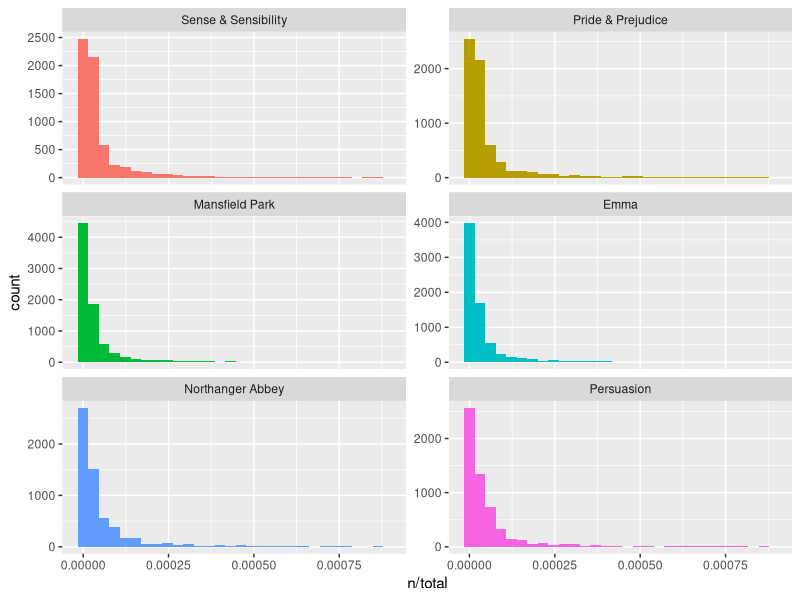

The R source for this figure:
### Chapter 3

library(dplyr)
library(janeaustenr)
library(tidytext)
book_words <- austen_books() %>%
  unnest_tokens(word, text) %>%
  count(book, word, sort = TRUE)
total_words <- book_words %>%
  group_by(book) %>%
  summarise(total = sum(n))
book_words <- left_join(book_words, total_words)
book_words

library(ggplot2)
ggplot(book_words, aes(x = n/total, fill = book)) +
  geom_histogram(show.legend = FALSE) + 
  xlim(NA, 0.0009) +
  facet_wrap(~book, ncol = 2, scales = "free_y")
# Most words are on the rarer side, with a long tail of extremely common words.
